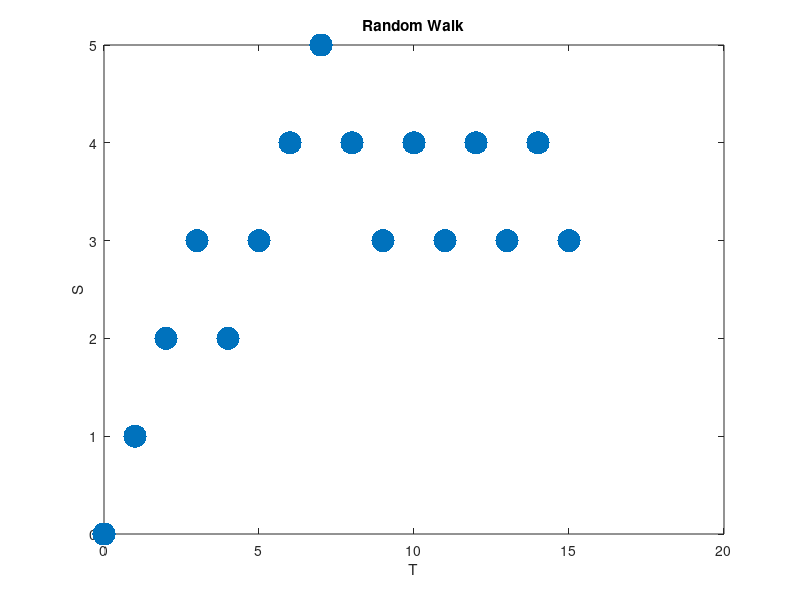

The MATLAB source for this figure:
% Simulate a simple random walk 
%
% Author: H. Paul Keeler, 2021.
% Website: hpaulkeeler.com
% Repository: github.com/hpaulkeeler/posts
% For more details, see the post:
% https://hpaulkeeler.com/stochastic-processes/

%%%START Parameters START%%%
%Random walk (or Bernoulli process) parameter
p=0.5; %probability of a +1 step

%discrete time parameters
tFirst=0; %first time value
tLast=15; %last time value
numb_t=tLast-tFirst+1; %number of time points
%%%END Paramters END%%%

%create time values
tValues=(tFirst:tLast)'; %time vector

%%%START Create random walk START%%%
xBernoulli=rand(numb_t,1)<p; %Boolean trials ie flip coins
xSteps=2*xBernoulli-1; %convert to -1/+1 steps
xSteps(1)=0; %start at zero
xWalk=cumsum(xSteps);
%%%END Create random walk END%%%

%%%START Plotting START%%%
plot(tValues,xWalk,'.','MarkerSize',50);
xlabel('T');
ylabel('S');
title('Random Walk');
%%%END Plotting END%%%
